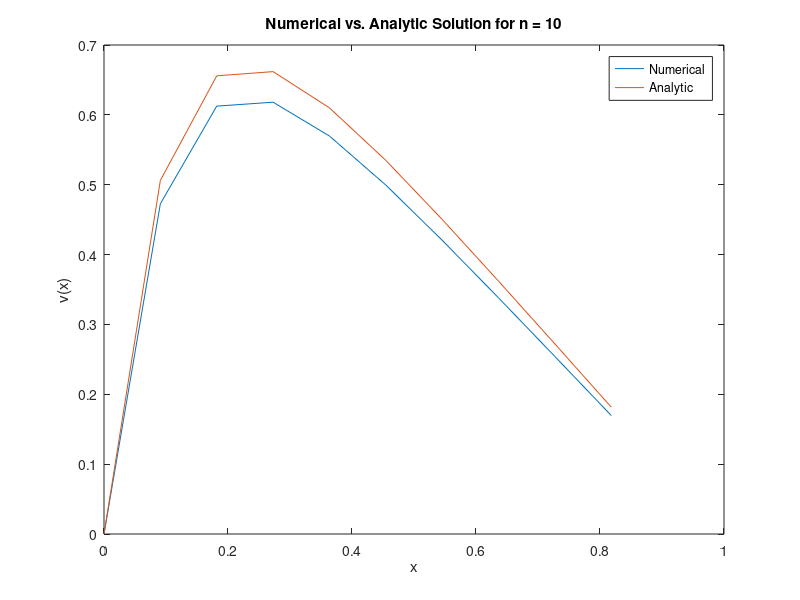

Write MATLAB code to recreate this figure.
x = [0, 0.0909091, 0.181818, 0.272727, 0.363636, 0.454545, 0.545455, 0.636364, 0.727273, 0.818182, ];
v = [0, 0.472737, 0.612506, 0.618127, 0.5697, 0.499497, 0.420522, 0.338012, 0.254078, 0.169571, ];
v_cf = [0, 0.506205, 0.655869, 0.661888, 0.610032, 0.53486, 0.450293, 0.361942, 0.272066, 0.181576, ];
x_lu = [0, 0, 0, 0, 0, 0, 0, 0, 0, 0, ];
plot(x, v)
hold('on')
plot(x, v_cf)
hold('on')
title('Numerical vs. Analytic Solution for n = 10');
xlabel('x');
ylabel('v(x)');
legend('Numerical', 'Analytic');
